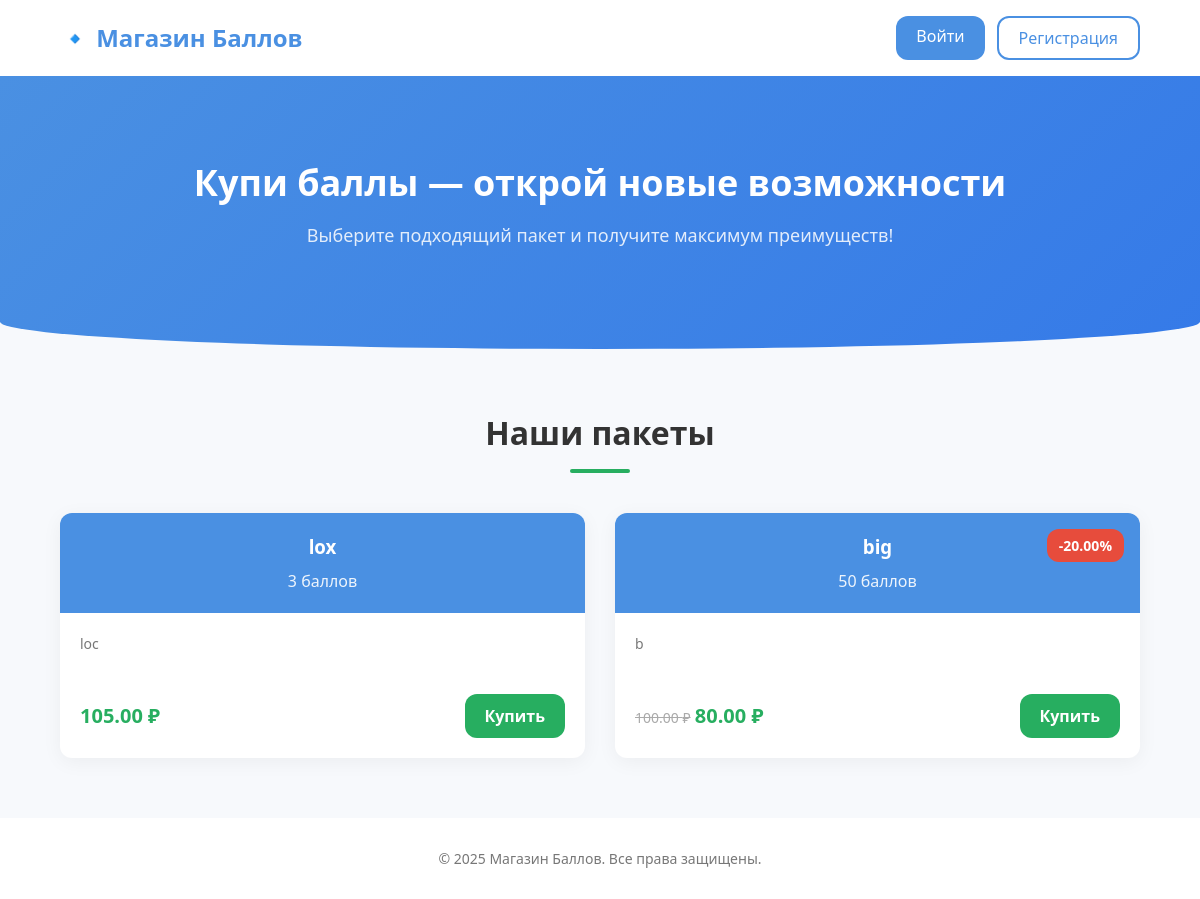
/store/, run on the app's committed database.
### store/models.py (models this page shows, shortened)
class Package(models.Model):
    name = models.CharField(max_length=100, verbose_name="Название пакета")
    slug = models.SlugField(max_length=100)
    description = models.TextField(verbose_name="Описание")
    points = models.PositiveIntegerField(verbose_name="Количество баллов")
    price = models.DecimalField(max_digits=8, decimal_places=2, verbose_name="Цена (₽)")
    discount = models.DecimalField(default=0.00, max_digits=4, decimal_places=2)
    class Meta:
        ordering = ['points']
    def get_absolute_url(self):
        return reverse('store:package_detail', args = [self.slug])
    def sell_price(self):
        if self.discount:
            return round(self.price - self.price * self.discount / 100, 2)
        return self.price

### store/views.py (the view)
# urls.py: path('', store_view, name = 'store'),
def store_view(request):
    packages = Package.objects.all()
    balance = None
    if request.user.is_authenticated:
        info, _ = AdditionalInfo.objects.get_or_create(user_id=request.user.id)
        balance = info.balance
    return render(request, 'store/store.html', {
        'packages': packages,
        'balance': balance,
    })

### store/templates/store/store.html (shortened to what this page needs)
{% load static %}
<!DOCTYPE html>
<html lang="ru">
<head>
  <link rel="stylesheet" href="{% static 'css/store.css' %}">
</head>
<body>
<header class="site-header">
  <div class="container header-inner">
    <div class="logo">🔹 Магазин Баллов</div>
    <div class="auth-buttons">
      {% if user.is_authenticated %}
        <form action="{% url 'logout' %}" method="post" class="logout-form">
            {% csrf_token %}
            <button type="submit" class="btn outlined">Выйти</button>
        </form>
        <span class="balance">Баланс: {{ balance }} баллов</span>
      {% else %}
        <a href="{% url 'login' %}?next={{ request.path }}" class="btn primary">Войти</a>
        <a href="{% url 'auth' %}" class="btn outlined">Регистрация</a>
      {% endif %}
    </div>
  </div>
</header>
<section class="hero">
  <div class="container">
    <h1>Купи баллы — открой новые возможности</h1>
    <p>Выберите подходящий пакет и получите максимум преимуществ!</p>
  </div>
</section>
<main class="packages-section">
  <div class="container">
    <div class="section-title">
      <h2>Наши пакеты</h2>
      <div class="underline"></div>
    </div>
    <div class="packages-grid">
      {% for package in packages %}
        <div class="package-card">
          {% if package.discount %}
            <div class="badge">‑{{ package.discount }}%</div>
          {% endif %}
          <div class="card-header">
            <h3>{{ package.name }}</h3>
            <div class="points">{{ package.points }} баллов</div>
          </div>
          <div class="card-body">
            <p>{{ package.description }}</p>
          </div>
          <div class="card-footer">
            <div class="price-block">
              {% if package.discount %}
                <span class="old-price">{{ package.price }} ₽</span>
              {% endif %}
              <span class="new-price">{{ package.sell_price }} ₽</span>
            </div>
            <a href="{{ package.get_absolute_url }}" class="btn btn-buy">Купить</a>
          </div>
        </div>
      {% endfor %}
    </div>
  </div>
</main>
<footer class="site-footer">
  <div class="container">
    <p>© 2025 Магазин Баллов. Все права защищены.</p>
  </div>
</footer>
</body>
</html>

### store/static/css/store.css (style rules this page uses)
:root { --primary: #4a90e2; --primary-dark: #357ae8; --accent: #27ae60; --danger: #e74c3c; --bg: #f7f9fc; --card-bg: #ffffff; --text: #333333; --muted: #777777; --radius: 12px; --transition: 0.3s ease; }
* { box-sizing: border-box; margin: 0; padding: 0; }
body { font-family: 'Segoe UI', sans-serif; background: var(--bg); color: var(--text); line-height: 1.5; }
.container { width: 90%; max-width: 1200px; margin: 0 auto; }
.site-header { background: #fff; box-shadow: 0 2px 8px rgba(0, 0, 0, 0.05); }
.header-inner { display: flex; align-items: center; padding: 16px 0; }
.logo { font-size: 24px; font-weight: bold; color: var(--primary); }
.auth-buttons { margin-left: auto; display: flex; gap: 12px; }
.btn { display: inline-block; text-decoration: none; padding: 8px 20px; border-radius: var(--radius); font-weight: 500; line-height: 1.5; transition: background var(--transition), color var(--transition), border var(--transition), opacity var(--transition); }
.btn.outlined { background: transparent; border: 2px solid var(--primary); color: var(--primary); }
.btn.primary { background: var(--primary); color: #fff; }
.btn-buy { background: var(--accent); color: #fff; padding: 10px 20px; font-weight: 600; }
.hero { background: linear-gradient(135deg, var(--primary), var(--primary-dark)); color: #fff; text-align: center; padding: 80px 0 100px; border-bottom-left-radius: 50% 10%; border-bottom-right-radius: 50% 10%; }
.hero h1 { font-size: 36px; margin-bottom: 12px; }
.hero p { font-size: 18px; opacity: 0.85; }
.packages-section { padding: 60px 0; }
.section-title { text-align: center; margin-bottom: 40px; }
.section-title h2 { font-size: 32px; display: inline-block; position: relative; }
.underline { width: 60px; height: 4px; background: var(--accent); margin: 12px auto 0; border-radius: 2px; }
.packages-grid { display: grid; grid-template-columns: repeat(auto-fit, minmax(280px, 1fr)); gap: 30px; }
.package-card { position: relative; background: var(--card-bg); border-radius: var(--radius); overflow: hidden; box-shadow: 0 4px 20px rgba(0, 0, 0, 0.05); display: flex; flex-direction: column; transition: transform var(--transition), box-shadow var(--transition); }
.badge { position: absolute; top: 16px; right: 16px; background: var(--danger); color: #fff; padding: 6px 12px; border-radius: var(--radius); font-size: 14px; font-weight: bold; }
.card-header { background: var(--primary); color: #fff; padding: 20px; text-align: center; }
.card-header h3 { margin-bottom: 8px; }
.points { font-size: 16px; opacity: 0.9; }
.card-body { padding: 20px; flex-grow: 1; font-size: 14px; color: var(--muted); }
.card-footer { padding: 20px; display: flex; align-items: center; justify-content: space-between; gap: 12px; }
.old-price { text-decoration: line-through; color: #aaa; font-size: 14px; }
.new-price { font-size: 20px; font-weight: bold; color: var(--accent); }
.site-footer { background: #fff; padding: 30px 0; text-align: center; font-size: 14px; color: var(--muted); }

### data on the page
Package: name "lox", points "3", description "loc", sell_price "105.00"
Package: discount "20.00", name "big", points "50", description "b", price "100.00", sell_price "80.00"
